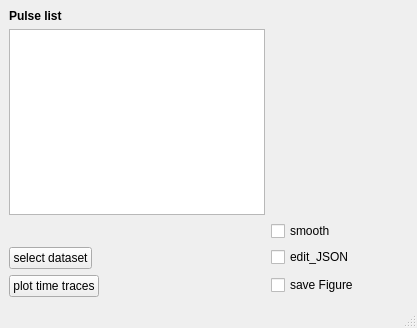
<?xml version="1.0" encoding="UTF-8"?>
<ui version="4.0">
 <class>plotdata_window</class>
 <widget class="QMainWindow" name="plotdata_window">
  <property name="geometry">
   <rect>
    <x>0</x>
    <y>0</y>
    <width>417</width>
    <height>328</height>
   </rect>
  </property>
  <property name="windowTitle">
   <string>plot time traces</string>
  </property>
  <widget class="QWidget" name="centralwidget">
   <layout class="QFormLayout" name="formLayout">
    <item row="0" column="0">
     <widget class="QLabel" name="label_4">
      <property name="text">
       <string>&lt;html&gt;&lt;head/&gt;&lt;body&gt;&lt;p&gt;&lt;span style=&quot; font-weight:600;&quot;&gt;Pulse list&lt;/span&gt;&lt;/p&gt;&lt;/body&gt;&lt;/html&gt;</string>
      </property>
     </widget>
    </item>
    <item row="1" column="0">
     <widget class="QTextEdit" name="textEdit_pulselist"/>
    </item>
    <item row="3" column="0">
     <widget class="QPushButton" name="selectfile">
      <property name="text">
       <string>select dataset</string>
      </property>
     </widget>
    </item>
    <item row="3" column="1">
     <widget class="QCheckBox" name="checkBox">
      <property name="text">
       <string>edit_JSON</string>
      </property>
     </widget>
    </item>
    <item row="4" column="0">
     <widget class="QPushButton" name="plotbutton">
      <property name="text">
       <string>plot time traces</string>
      </property>
     </widget>
    </item>
    <item row="2" column="1">
     <widget class="QCheckBox" name="smooth_checkBox">
      <property name="text">
       <string>smooth</string>
      </property>
     </widget>
    </item>
    <item row="4" column="1">
     <widget class="QCheckBox" name="savefigure_checkBox">
      <property name="text">
       <string>save Figure</string>
      </property>
     </widget>
    </item>
   </layout>
  </widget>
  <widget class="QMenuBar" name="menubar">
   <property name="geometry">
    <rect>
     <x>0</x>
     <y>0</y>
     <width>417</width>
     <height>20</height>
    </rect>
   </property>
  </widget>
  <widget class="QStatusBar" name="statusbar"/>
 </widget>
 <resources/>
 <connections/>
</ui>
